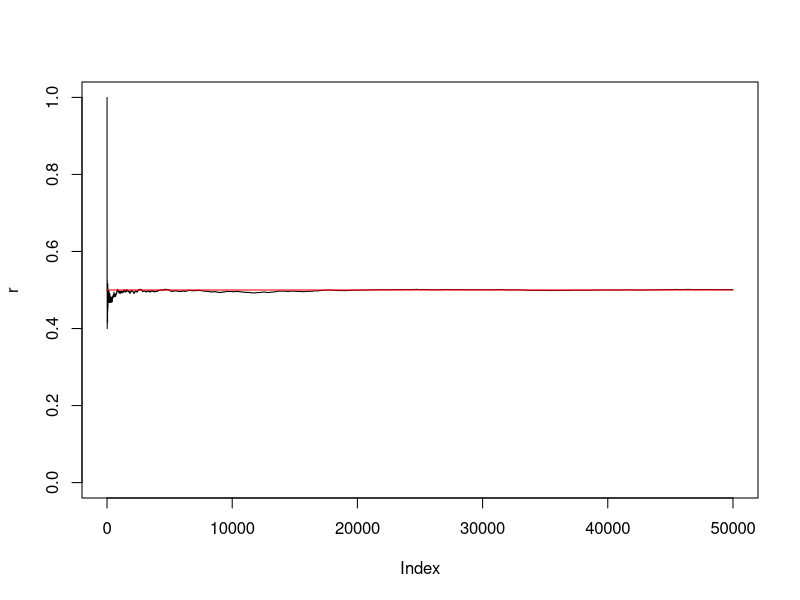

Write the R code that produced this figure.
## ---- chunk 1
nrows <- 10000
age <- round(rnorm(10000,mean=40,sd=10))
college <- rbinom(10000,1,.38)
hair <- c(rep("brown",4000),rep("blonde",1000),rep("red",250),rep("black",4750))
handshake10k <- data.frame(age,college,hair)
## ---- chunk 2
handshake10k$treatment <- 0
randomsample <- sample(1:nrow(handshake10k),5000)
handshake10k$treatment[randomsample] <- 1
## ---- chunk 3


## ---- chunk 4
n <- 50000
x <- sample(0:1,n, repl=T)
s <- cumsum(x)
r <- s/(1:n)
plot(r, ylim=c(0, 1), type="l")
lines(c(0,n), c(.50,.50),col="red")
round(cbind(x,s,r), 5)[1:10,]; r[n]
